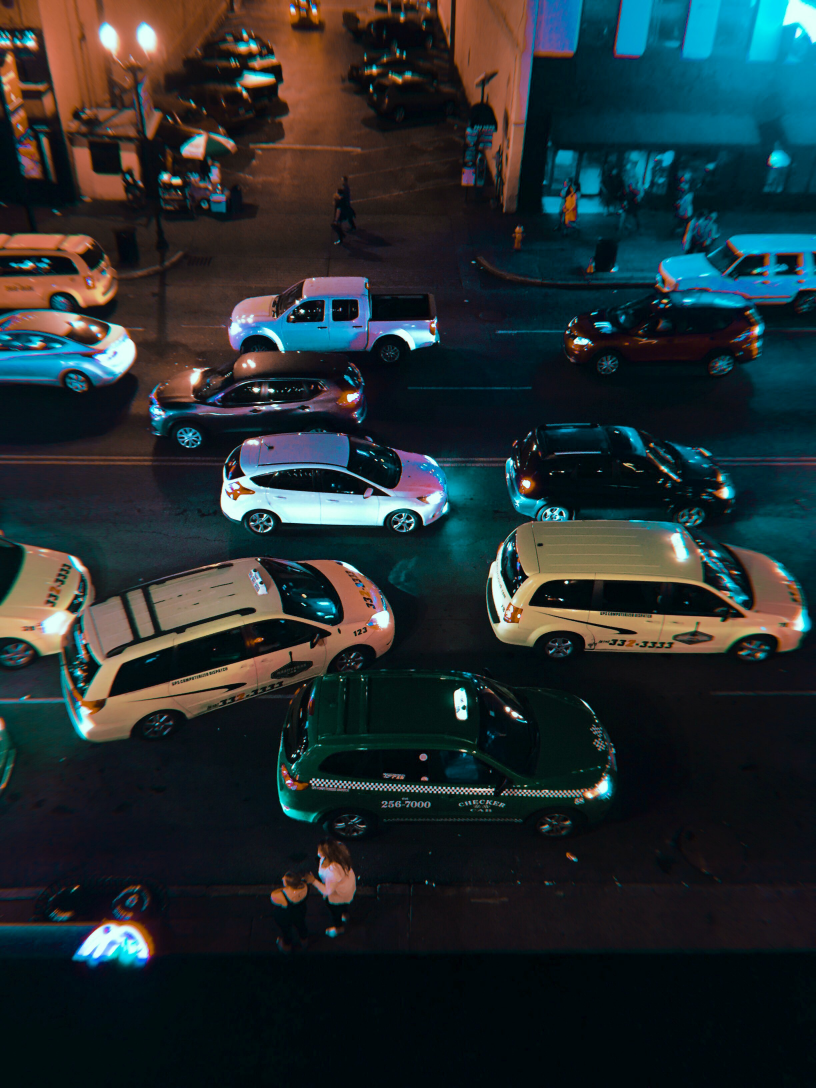
#> input picture cars1.jpg, 2448 x 3264 px (shown at 1/3 size)
$ jupyter execute --allow-errors 'GRIP TASK Object Detection.ipynb'
#> lines starting #> are read from the running program, lines starting #| are printed output that depends on the picture
# NAME:- Adarsh Kumar Gupta

# GRIP JULY 21

# Data Science and Business Analytics

# Object Detection

## Importing necessary libraries

[cell 1]
import cv2
import numpy as np

## Loading YOLO algorithm from .weight and .cgf files

#> (a cell that did not finish here is left out)

## Loading and resizing our image for detection

[cell 3]
img = cv2.imread("cars1.jpg")
#> img is the input picture: shape (3264, 2448, 3); mean B, G, R 48.4, 46, 36.1
img = cv2.resize(img, None, fx=0.35, fy=0.23)
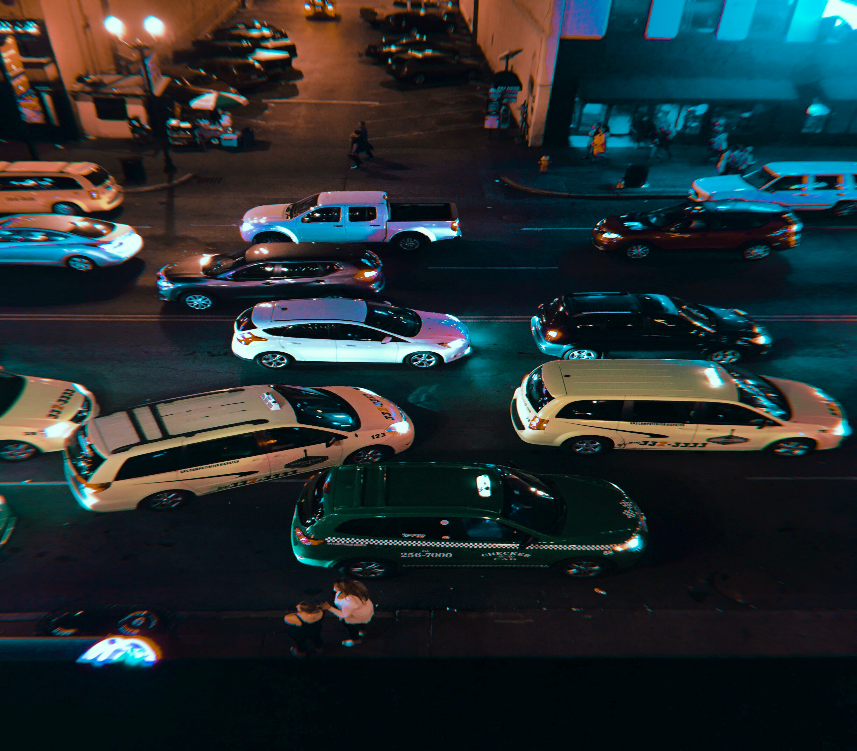
#> img: shape (751, 857, 3); mean B, G, R 48.3, 45.9, 36
height, width, channels = img.shape
#> height = 751; width = 857; channels = 3

## Extracting features from the image and passing it to output_layers variable

[cell 4]
blob = cv2.dnn.blobFromImage(img, 0.00392, (416, 416), (0, 0, 0), True, crop=False)
#> (the rest of this cell did not finish here and is left out)

## Code for displaying the results

[cell 5]
class_ids = []
confidences = []
boxes = []
#> (the rest of this cell did not finish here and is left out)

## Using the non-max suppression function to remove unwanted boxes.

[cell 6]
indexes = cv2.dnn.NMSBoxes(boxes, confidences, 0.5, 0.4)

## Drawing rectangle in the x and y positions and using cv2.imshow to show all information on the screen

[cell 7]
font = cv2.FONT_HERSHEY_PLAIN
for i in range(len(boxes)):
   if i in indexes:
      x, y, w, h = boxes[i]
      label = str(classes[class_ids[i]])
      color = colors[i]
      cv2.rectangle(img, (x, y), (x + w, y + h), color, 2)
      cv2.putText(img, label, (x, y), font, 2, color, 2)
cv2.imshow("Image", img)
cv2.imwrite("save.jpg",img)
cv2.waitKey(0)
cv2.destroyAllWindows()
